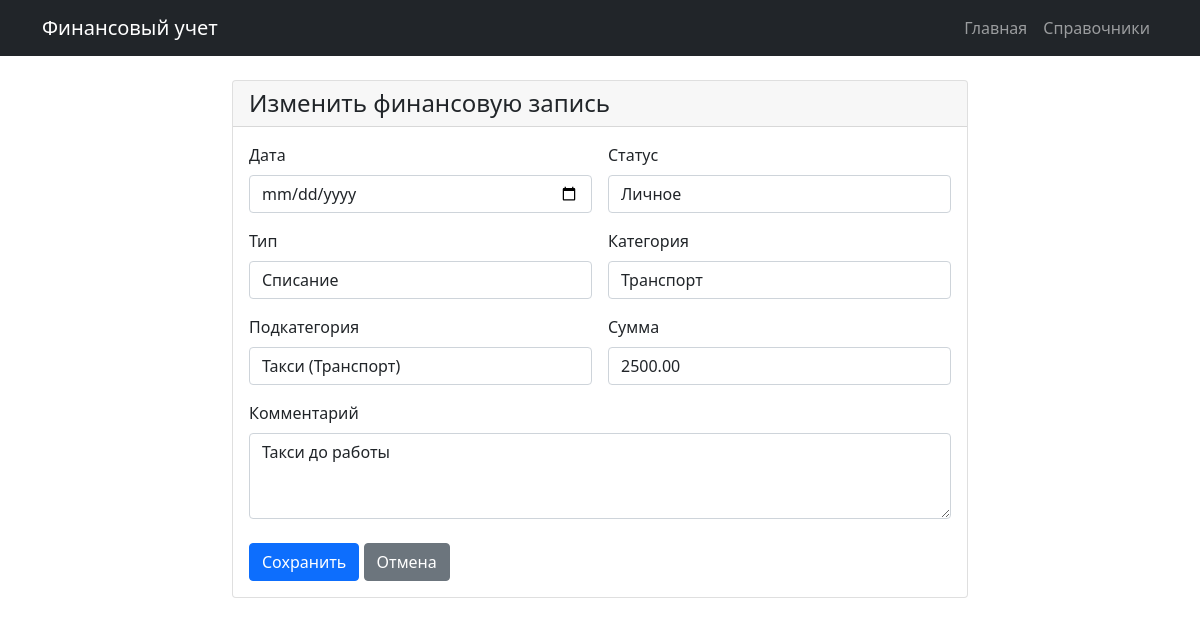
The page /6/edit/ on the database its author committed.
### task/models.py (models this page shows, shortened)
class FinancialRecord(models.Model):
    record_date = models.DateField()
    status = models.ForeignKey(Status, on_delete=models.PROTECT)
    operation_type = models.ForeignKey(OperationType, on_delete=models.PROTECT)
    category = models.ForeignKey(Category, on_delete=models.PROTECT)
    subcategory = models.ForeignKey(SubCategory, on_delete=models.PROTECT)
    amount = models.DecimalField(max_digits=10, decimal_places=2)
    comment = models.TextField(blank=True, null=True)
    created_at = models.DateTimeField(auto_now_add=True)
    updated_at = models.DateTimeField(auto_now=True)
    class Meta:
        managed = False
        db_table = 'finance_records'
        verbose_name_plural = "финансовый учет"
        indexes = [
            models.Index(fields=['record_date']),
            models.Index(fields=['status']),
            models.Index(fields=['operation_type']),
            models.Index(fields=['category']),
            models.Index(fields=['amount']),
        ]

### task/views.py (the view)
# urls.py: path('<int:pk>/edit/', views.RecordUpdateView.as_view(), name='record_edit'),
class RecordUpdateView(UpdateView):
    model = FinancialRecord
    form_class = FinancialRecordForm
    template_name = 'finance/record_form.html'
    success_url = reverse_lazy('finance:record_list')

### task/forms.py
class FinancialRecordForm(forms.ModelForm):
    class Meta:
        model = FinancialRecord
        fields = ['record_date', 'status', 'operation_type', 'category', 'subcategory', 'amount', 'comment']
        widgets = {
            'record_date': forms.DateInput(attrs={'type': 'date', 'class': 'form-control'}),
            'status': forms.Select(attrs={'class': 'form-control'}),
            'operation_type': forms.Select(attrs={'class': 'form-control'}),
            'category': forms.Select(attrs={'class': 'form-control'}),
            'subcategory': forms.Select(attrs={'class': 'form-control'}),
            'amount': forms.NumberInput(attrs={'class': 'form-control', 'step': '0.01'}),
            'comment': forms.Textarea(attrs={'class': 'form-control', 'rows': 3}),
        }

### task/models.py (called while the page is built)
    def __str__(self):
        return self.name

    def __str__(self):
        return self.name

    def __str__(self):
        return f"{self.name}"

    def __str__(self):
        return f"{self.name} ({self.category})"

### task/templates/finance/record_form.html (shortened to what this page needs)
{% extends 'base.html' %}
{% block content %}
<div class="row justify-content-center">
    <div class="col-md-8">
        <div class="card">
            <div class="card-header">
                <h4 class="mb-0">{% if form.instance.pk %}Изменить{% else %}Добавить{% endif %} финансовую запись</h4>
            </div>
            <div class="card-body">
                <form method="post">
                    <div class="row g-3">
                        <div class="col-md-6">
                            <label class="form-label">{{ "Дата" }}</label>
                            {{ form.record_date }}
                        </div>
                        <div class="col-md-6">
                            <label class="form-label">{{ "Статус" }}</label>
                            {{ form.status }}
                        </div>
                        <div class="col-md-6">
                            <label class="form-label">{{ "Тип" }}</label>
                            {{ form.operation_type }}
                        </div>
                        <div class="col-md-6">
                            <label class="form-label">{{ "Категория" }}</label>
                            {{ form.category }}
                        </div>
                        <div class="col-md-6">
                            <label class="form-label">{{ "Подкатегория" }}</label>
                            {{ form.subcategory }}
                        </div>
                        <div class="col-md-6">
                            <label class="form-label">{{ "Сумма" }}</label>
                            {{ form.amount }}
                        </div>
                        <div class="col-12">
                            <label class="form-label">{{ "Комментарий" }}</label>
                            {{ form.comment }}
                        </div>
                    </div>
                    <div class="mt-4">
                        <button type="submit" class="btn btn-primary">Сохранить</button>
                        <a href="{% url 'finance:record_list' %}" class="btn btn-secondary">Отмена</a>
                    </div>
                </form>
            </div>
        </div>
    </div>
</div>
{% endblock %}

### rows shown on the page
FinancialRecord: status "Личное", operation_type "Списание", category "Транспорт", subcategory "Такси (Транспорт)", amount "2500.00", comment "Такси до работы"

### other values the page prints
{{ "Дата" }} "Дата"
{{ "Статус" }} "Статус"
{{ "Тип" }} "Тип"
{{ "Категория" }} "Категория"
{{ "Подкатегория" }} "Подкатегория"
{{ "Сумма" }} "Сумма"
{{ "Комментарий" }} "Комментарий"
